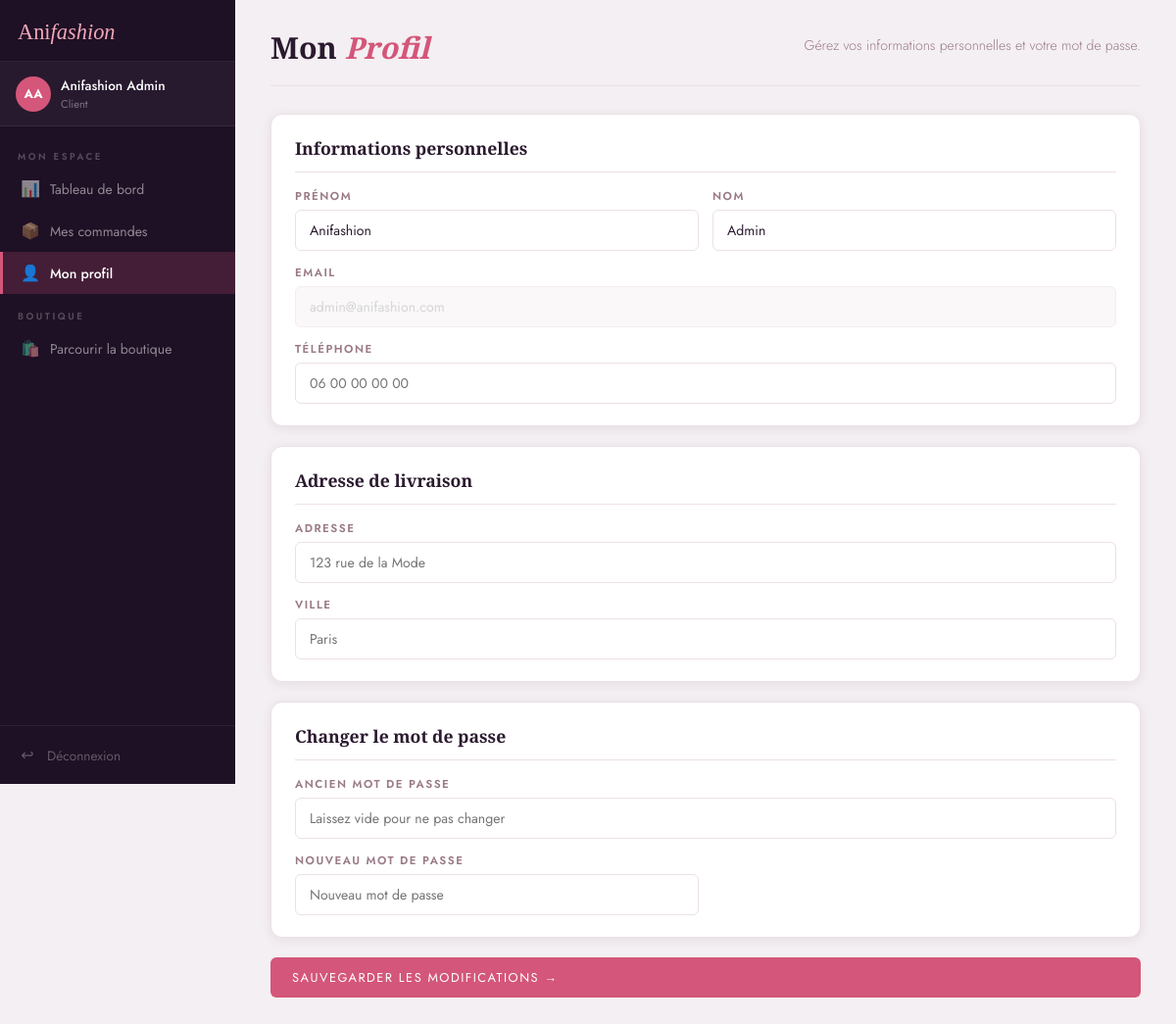
The app's page /mon-compte/profil (signed in) with its own data.
### app.py (models this page shows)
class User(db.Model):
    id = db.Column(db.Integer, primary_key=True)
    nom = db.Column(db.String(100), nullable=False)
    prenom = db.Column(db.String(100), nullable=False)
    email = db.Column(db.String(150), unique=True, nullable=False)
    password = db.Column(db.String(200), nullable=False)
    role = db.Column(db.String(20), default='client')  # 'client' ou 'admin'
    telephone = db.Column(db.String(20))
    adresse = db.Column(db.String(255))
    ville = db.Column(db.String(100))
    date_inscription = db.Column(db.DateTime, default=datetime.utcnow)
    commandes = db.relationship('Commande', backref='client', lazy=True)

### app.py (the view, shortened to what this page needs)
@app.route('/mon-compte/profil', methods=['GET', 'POST'])
@login_required
def client_profil():
    user = User.query.get(session['user_id'])
    return render_template('client/profil.html', user=user)

### app.py (called while the page is built)
def login_required(f):
    @wraps(f)
    def decorated(*args, **kwargs):
        if 'user_id' not in session:
            flash('Veuillez vous connecter.', 'warning')
            return redirect(url_for('login'))
        return f(*args, **kwargs)
    return decorated

def get_panier():
    return session.get('panier', {})

def panier_count():
    return sum(get_panier().values())

def panier_total():
    panier = get_panier()
    total = 0
    for pid, qty in panier.items():
        p = Produit.query.get(int(pid))
        if p:
            total += p.prix * qty
    return round(total, 2)

@app.context_processor
def inject_panier():
    return dict(panier_count=panier_count(), panier_total=panier_total())

### templates/client/profil.html (shortened to what this page needs)
{% extends 'client/base_client.html' %}
{% block dashboard_content %}
<div class="dash-header">
  <h1>Mon <em>Profil</em></h1>
  <p>Gérez vos informations personnelles et votre mot de passe.</p>
</div>
<form method="POST" action="{{ url_for('client_profil') }}" class="profile-form">
  <div class="form-card">
    <h3 class="form-card-title">Informations personnelles</h3>
    <div class="form-row">
      <div class="form-group">
        <label>Prénom</label>
        <input type="text" name="prenom" value="{{ user.prenom }}" required>
      </div>
      <div class="form-group">
        <label>Nom</label>
        <input type="text" name="nom" value="{{ user.nom }}" required>
      </div>
    </div>
    <div class="form-group">
      <label>Email</label>
      <input type="email" value="{{ user.email }}" disabled style="opacity:.6">
    </div>
    <div class="form-group">
      <label>Téléphone</label>
      <input type="tel" name="telephone" value="{{ user.telephone or '' }}" placeholder="06 00 00 00 00">
    </div>
  </div>
  <div class="form-card">
    <h3 class="form-card-title">Adresse de livraison</h3>
    <div class="form-group">
      <label>Adresse</label>
      <input type="text" name="adresse" value="{{ user.adresse or '' }}" placeholder="123 rue de la Mode">
    </div>
    <div class="form-group">
      <label>Ville</label>
      <input type="text" name="ville" value="{{ user.ville or '' }}" placeholder="Paris">
    </div>
  </div>
  <div class="form-card">
    <h3 class="form-card-title">Changer le mot de passe</h3>
    <div class="form-group">
      <label>Ancien mot de passe</label>
      <input type="password" name="ancien_mdp" placeholder="Laissez vide pour ne pas changer">
    </div>
    <div class="form-row">
      <div class="form-group">
        <label>Nouveau mot de passe</label>
        <input type="password" name="nouveau_mdp" placeholder="Nouveau mot de passe">
      </div>
    </div>
  </div>
  <button type="submit" class="btn-primary">Sauvegarder les modifications →</button>
</form>
{% endblock %}

### templates/client/base_client.html (shortened to what this page needs)
<!DOCTYPE html>
<html lang="fr">
<head>
  <link rel="stylesheet" href="{{ url_for('static', filename='css/dashboard.css') }}">
</head>
<body class="dashboard-body">
<div class="dashboard-layout">
  <aside class="sidebar sidebar-client">
    <div class="sidebar-logo">
      <a href="{{ url_for('index') }}" class="logo-dash">Ani<span>fashion</span></a>
    </div>
    <div class="sidebar-user">
      <div class="sidebar-avatar">{{ user.prenom[0] }}{{ user.nom[0] }}</div>
      <div class="sidebar-user-info">
        <p class="sidebar-name">{{ user.prenom }} {{ user.nom }}</p>
        <p class="sidebar-role">Client</p>
      </div>
    </div>
    <nav class="sidebar-nav">
      <span class="sidebar-section-label">MON ESPACE</span>
      <a href="{{ url_for('client_dashboard') }}"
         class="sidebar-link {% if request.endpoint == 'client_dashboard' %}active{% endif %}">
        <span class="sidebar-icon">📊</span>
        <span class="sidebar-text">Tableau de bord</span>
      </a>
      <a href="{{ url_for('client_commandes') }}"
         class="sidebar-link {% if 'commande' in request.endpoint %}active{% endif %}">
        <span class="sidebar-icon">📦</span>
        <span class="sidebar-text">Mes commandes</span>
      </a>
      <a href="{{ url_for('client_profil') }}"
         class="sidebar-link {% if request.endpoint == 'client_profil' %}active{% endif %}">
        <span class="sidebar-icon">👤</span>
        <span class="sidebar-text">Mon profil</span>
      </a>
      <span class="sidebar-section-label">BOUTIQUE</span>
      <a href="{{ url_for('produits') }}" class="sidebar-link">
        <span class="sidebar-icon">🛍️</span>
        <span class="sidebar-text">Parcourir la boutique</span>
      </a>
    </nav>
    <div class="sidebar-bottom">
      <a href="{{ url_for('logout') }}" class="sidebar-logout">
        <span class="sidebar-icon">↩</span>
        <span class="sidebar-text">Déconnexion</span>
      </a>
    </div>
  </aside>
  <main class="dashboard-main">
    <div class="dashboard-content">
      {% block dashboard_content %}{% endblock %}
    </div>
  </main>
</div>
</body>
</html>

### records on screen
User: prenom "A", nom "A", prenom "Anifashion", nom "Admin", email "admin@anifashion.com"
